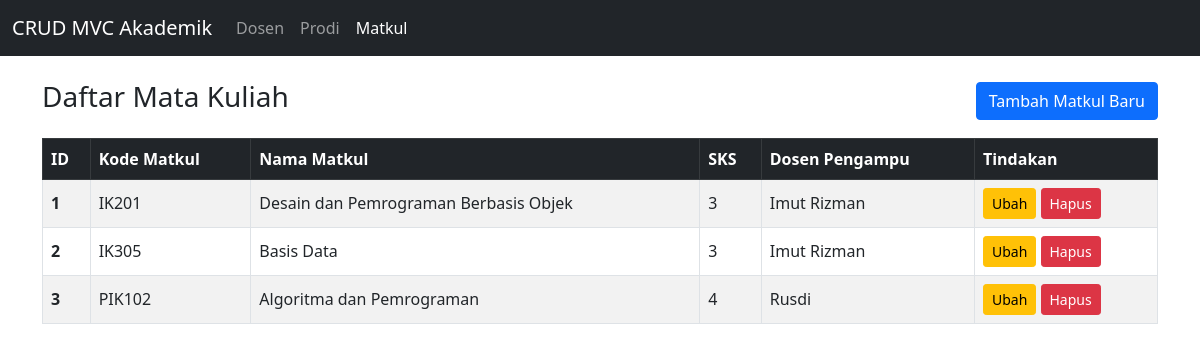
Page /matkul.php on the committed database.
### tables this page shows
CREATE TABLE `matkul` (
  `id` int(11) NOT NULL,
  `kode_matkul` varchar(20) NOT NULL,
  `nama_matkul` varchar(100) NOT NULL,
  `sks` int(11) NOT NULL,
  `dosen_id` int(11) NOT NULL
);

CREATE TABLE `dosen` (
  `id` int(11) NOT NULL,
  `nama` varchar(100) NOT NULL,
  `nidn` varchar(20) NOT NULL,
  `no_hp` varchar(20) NOT NULL,
  `tanggal_gabung` date NOT NULL,
  `prodi_id` int(11) NOT NULL
);

### controllers/MatkulController.php (called while the page is built, shortened)
<?php
class MatkulController
{
    private $matkulModel;
    private $view;
    public function __construct()
    {
        $this->matkulModel = new Matkul(Config::$db_host, Config::$db_user, Config::$db_pass, Config::$db_name);
        $this->view = new MatkulView();
    }
    public function index()
    {
        $this->matkulModel->open();
        $this->matkulModel->getAllMatkul();
        $data = [];
        while ($row = $this->matkulModel->getResult()) {
            $data[] = $row;
        }
        $this->view->render($data);
    }
}

### models/DB.php (called while the page is built, shortened)
<?php
class DB{
    private $db_host = "";
    private $db_user = "";
    private $db_pass = "";
    private $db_name = "";
    private $db_link = null;
    public function __construct($db_host, $db_user, $db_pass, $db_name)
    {
        $this->db_host = $db_host;
        $this->db_user = $db_user;
        $this->db_pass = $db_pass;
        $this->db_name = $db_name;
    }
    public function open()
    {
        $this->db_link = mysqli_connect($this->db_host, $this->db_user, $this->db_pass, $this->db_name);
    }
    public function execute($query)
    {
        $this->result = mysqli_query($this->db_link, $query);
        return $this->result;
    }
}

### models/Matkul.php (called while the page is built, shortened)
<?php
class Matkul extends DB
{
    public function getAllMatkul()
    {
        $query = "SELECT matkul.*, dosen.nama AS nama_dosen
                  FROM matkul
                  JOIN dosen ON matkul.dosen_id = dosen.id
                  ORDER BY matkul.id ASC";
        return $this->execute($query);
    }
}

### views/MatkulView.php (the view, shortened to what this page needs)
<?php
class MatkulView
{
    public function render($daftarMatkul)
    {
        $barisTabel = "";
        foreach ($daftarMatkul as $row) {
            $id = htmlspecialchars($row['id']);
            $kode_matkul = htmlspecialchars($row['kode_matkul']);
            $nama_matkul = htmlspecialchars($row['nama_matkul']);
            $sks = htmlspecialchars($row['sks']);
            $nama_dosen = htmlspecialchars($row['nama_dosen']);
            $barisTabel .= "<tr>
                <th>{$id}</th>
                <td>{$kode_matkul}</td>
                <td>{$nama_matkul}</td>
                <td>{$sks}</td>
                <td>{$nama_dosen}</td>
                <td>
                    <a class='btn btn-sm btn-warning' href='matkul.php?aksi=ubah&id={$id}'>Ubah</a>
                    <a class='btn btn-sm btn-danger' href='matkul.php?aksi=hapus&id={$id}' onclick=\"return confirm('Yakin ingin menghapus data mata kuliah ini?')\">Hapus</a>
                </td>
            </tr>";
        }
    }
}

### matkul.php (shortened to what this page needs)
<?php
require_once "models/DB.php";
require_once "models/Matkul.php";
require_once "views/Template.php";
require_once "views/MatkulView.php";
require_once "controllers/MatkulController.php";
$controller = new MatkulController();
$aksi = $_GET['aksi'] ?? 'index';
switch ($aksi) {
    default:
        $controller->index();
        break;
}

### views/Template.php (shortened to what this page needs)
<?php
class Template
{
    private $content = "";
    public function __construct($filename = "")
    {
        $this->content = implode("", @file($filename));
    }
    public function clear()
    {
        $this->content = preg_replace("/DATA_[A-Z0-9_]+/", "", $this->content);
    }
    public function replace($old = "", $new = "")
    {
        if (is_int($new)) {
            $value = sprintf("%d", $new);
        } elseif (is_float($new)) {
            $value = sprintf("%f", $new);
        } elseif (is_array($new)) {
            $value = "";
            foreach ($new as $item) {
                $value .= $item . " ";
            }
        } else {
            $value = $new;
        }
        $this->content = str_replace($old, $value, $this->content);
    }
    public function write()
    {
        echo $this->content;
    }
}

### rows in the picture
matkul: id "1", kode_matkul "IK201", nama_matkul "Desain dan Pemrograman Berbasis Objek", sks "3", dosen.nama "Imut Rizman"
matkul: id "2", kode_matkul "IK305", nama_matkul "Basis Data", sks "3", dosen.nama "Imut Rizman"
matkul: id "3", kode_matkul "PIK102", nama_matkul "Algoritma dan Pemrograman", sks "4", dosen.nama "Rusdi"

### other values in the picture
$this->content "CRUD MVC Akademik Dosen Prodi Matkul Daftar Mata Kuliah Tambah Matkul Baru ID Kode Matkul Nama Matkul SKS Dosen Pengampu Tindakan"
